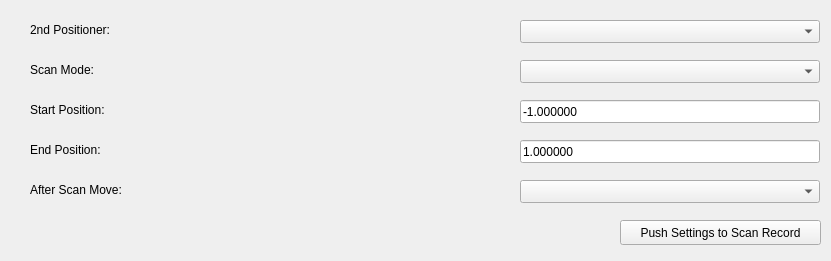
<?xml version="1.0" encoding="UTF-8"?>
<ui version="4.0">
 <class>Form</class>
 <widget class="QWidget" name="Form">
  <property name="geometry">
   <rect>
    <x>0</x>
    <y>0</y>
    <width>831</width>
    <height>261</height>
   </rect>
  </property>
  <property name="windowTitle">
   <string>Form</string>
  </property>
  <widget class="VCLStartPushButton" name="vclstartpushbutton">
   <property name="geometry">
    <rect>
     <x>620</x>
     <y>220</y>
     <width>201</width>
     <height>25</height>
    </rect>
   </property>
   <property name="text">
    <string>Push Settings to Scan Record</string>
   </property>
   <property name="variable" stdset="0">
    <string>MCTCFG01:MONO01_OPT_SCAN_PARMS.LOAD</string>
   </property>
  </widget>
  <widget class="QLabel" name="label">
   <property name="geometry">
    <rect>
     <x>30</x>
     <y>20</y>
     <width>151</width>
     <height>20</height>
    </rect>
   </property>
   <property name="text">
    <string>2nd Positioner:</string>
   </property>
  </widget>
  <widget class="QELabel" name="qelabel">
   <property name="geometry">
    <rect>
     <x>200</x>
     <y>20</y>
     <width>300</width>
     <height>23</height>
    </rect>
   </property>
   <property name="variable" stdset="0">
    <string>MCTCFG01:MONO01_OPT_SCAN_PARMS2.PPV</string>
   </property>
  </widget>
  <widget class="QELabel" name="qelabel_5">
   <property name="geometry">
    <rect>
     <x>200</x>
     <y>60</y>
     <width>300</width>
     <height>23</height>
    </rect>
   </property>
   <property name="variable" stdset="0">
    <string>MCTCFG01:MONO01_OPT_SCAN_PARMS2.AR</string>
   </property>
  </widget>
  <widget class="QLabel" name="label_5">
   <property name="geometry">
    <rect>
     <x>30</x>
     <y>60</y>
     <width>141</width>
     <height>20</height>
    </rect>
   </property>
   <property name="text">
    <string>Scan Mode:</string>
   </property>
  </widget>
  <widget class="QELineEdit" name="qelineedit_6">
   <property name="geometry">
    <rect>
     <x>520</x>
     <y>100</y>
     <width>300</width>
     <height>23</height>
    </rect>
   </property>
   <property name="text">
    <string>-1.000000</string>
   </property>
   <property name="variable" stdset="0">
    <string>MCTCFG01:MONO01_OPT_SCAN_PARMS2.SP</string>
   </property>
  </widget>
  <widget class="QELabel" name="qelabel_6">
   <property name="geometry">
    <rect>
     <x>200</x>
     <y>100</y>
     <width>300</width>
     <height>23</height>
    </rect>
   </property>
   <property name="variable" stdset="0">
    <string>MCTCFG01:MONO01_OPT_SCAN_PARMS2.SP</string>
   </property>
  </widget>
  <widget class="QLabel" name="label_6">
   <property name="geometry">
    <rect>
     <x>30</x>
     <y>100</y>
     <width>141</width>
     <height>20</height>
    </rect>
   </property>
   <property name="text">
    <string>Start Position:</string>
   </property>
  </widget>
  <widget class="QLabel" name="label_7">
   <property name="geometry">
    <rect>
     <x>30</x>
     <y>140</y>
     <width>141</width>
     <height>20</height>
    </rect>
   </property>
   <property name="text">
    <string>End Position:</string>
   </property>
  </widget>
  <widget class="QELineEdit" name="qelineedit_7">
   <property name="geometry">
    <rect>
     <x>520</x>
     <y>140</y>
     <width>300</width>
     <height>23</height>
    </rect>
   </property>
   <property name="text">
    <string>1.000000</string>
   </property>
   <property name="variable" stdset="0">
    <string>MCTCFG01:MONO01_OPT_SCAN_PARMS2.EP</string>
   </property>
  </widget>
  <widget class="QELabel" name="qelabel_7">
   <property name="geometry">
    <rect>
     <x>200</x>
     <y>140</y>
     <width>300</width>
     <height>23</height>
    </rect>
   </property>
   <property name="variable" stdset="0">
    <string>MCTCFG01:MONO01_OPT_SCAN_PARMS2.EP</string>
   </property>
  </widget>
  <widget class="QLabel" name="label_8">
   <property name="geometry">
    <rect>
     <x>30</x>
     <y>180</y>
     <width>141</width>
     <height>20</height>
    </rect>
   </property>
   <property name="text">
    <string>After Scan Move:</string>
   </property>
  </widget>
  <widget class="QELabel" name="qelabel_8">
   <property name="geometry">
    <rect>
     <x>200</x>
     <y>180</y>
     <width>300</width>
     <height>23</height>
    </rect>
   </property>
   <property name="variable" stdset="0">
    <string>MCTCFG01:MONO01_OPT_SCAN_PARMS2.AFT</string>
   </property>
  </widget>
  <widget class="QEComboBox" name="qecombobox">
   <property name="geometry">
    <rect>
     <x>520</x>
     <y>180</y>
     <width>300</width>
     <height>23</height>
    </rect>
   </property>
   <property name="variable" stdset="0">
    <string>MCTCFG01:MONO01_OPT_SCAN_PARMS2.AFT</string>
   </property>
  </widget>
  <widget class="QEComboBox" name="qecombobox_2">
   <property name="geometry">
    <rect>
     <x>520</x>
     <y>60</y>
     <width>300</width>
     <height>23</height>
    </rect>
   </property>
   <property name="variable" stdset="0">
    <string>MCTCFG01:MONO01_OPT_SCAN_PARMS2.AR</string>
   </property>
  </widget>
  <widget class="QEComboBox" name="qecombobox_3">
   <property name="geometry">
    <rect>
     <x>520</x>
     <y>20</y>
     <width>300</width>
     <height>23</height>
    </rect>
   </property>
   <property name="variable" stdset="0">
    <string>MCTCFG01:MONO01_OPT_SCAN_P2</string>
   </property>
  </widget>
 </widget>
 <customwidgets>
  <customwidget>
   <class>QEComboBox</class>
   <extends>QComboBox</extends>
   <header>QEComboBox.h</header>
  </customwidget>
  <customwidget>
   <class>QELabel</class>
   <extends>QLabel</extends>
   <header>QELabel.h</header>
  </customwidget>
  <customwidget>
   <class>QELineEdit</class>
   <extends>QLineEdit</extends>
   <header>QELineEdit.h</header>
  </customwidget>
  <customwidget>
   <class>QEPushButton</class>
   <extends>QPushButton</extends>
   <header>QEPushButton.h</header>
  </customwidget>
  <customwidget>
   <class>VCLStartPushButton</class>
   <extends>QEPushButton</extends>
   <header>VCLStartPushButton.h</header>
  </customwidget>
 </customwidgets>
 <resources/>
 <connections/>
</ui>
